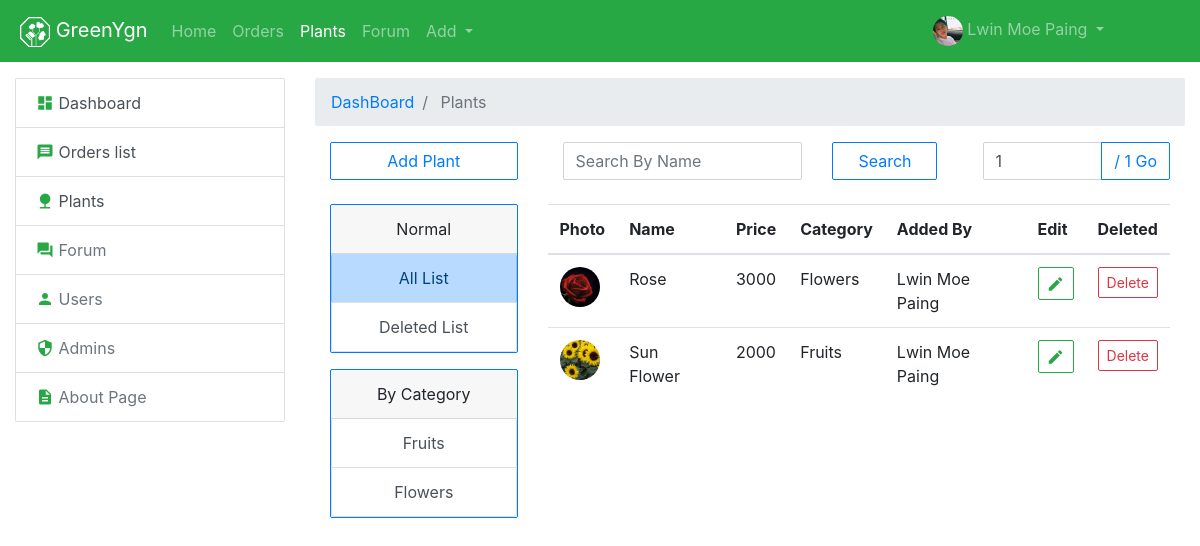
The page /gyadmin/superadmin/plants/index.php (signed in) on the database as committed earlier.
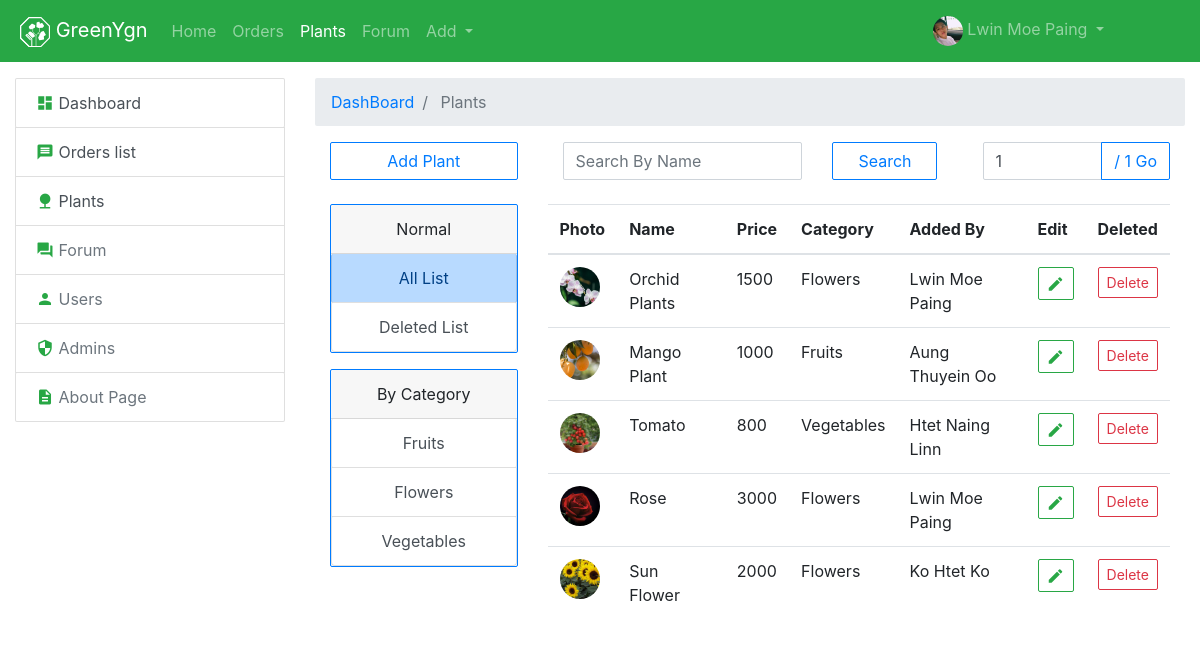
The same page on the database as committed later.
### tables this page shows
CREATE TABLE `category` (
  `id` int(11) NOT NULL,
  `name` varchar(100) DEFAULT NULL,
  `created_at` datetime DEFAULT NULL,
  `modified_at` datetime DEFAULT NULL,
  `deleted_at` datetime DEFAULT NULL
);

CREATE TABLE `plants` (
  `id` int(11) NOT NULL,
  `image` varchar(120) NOT NULL,
  `name` varchar(120) DEFAULT NULL,
  `price` int(11) NOT NULL,
  `category_id` int(11) NOT NULL,
  `admin_id` int(10) UNSIGNED NOT NULL,
  `deleted_at` datetime DEFAULT NULL,
  `created_at` datetime DEFAULT NULL,
  `modified_at` datetime DEFAULT NULL
);

### gyadmin/superadmin/plants/functions/index/getdata.php (called while the page is built, shortened)
<?php
if (isset($_GET['page']) && is_numeric($_GET['page'])) {
    $page = $_GET['page'];
} else {
    $page = 1;
}
$cat = (isset($_GET['cat_id']) && is_numeric($_GET['cat_id'])) ? "AND `p`.`category_id` = " . $_GET['cat_id'] : "";
$no_of_records_per_page = 10;
$offset = ($page-1) * $no_of_records_per_page;
$role = [
    '`p`.`id`',
    '`p`.`image`',
    '`p`.`name`',
    '`p`.`price`',
    '`p`.`admin_id`',
    '`p`.`deleted_at`'
];
$sql  = "SELECT " . implode(",",$role) . ", `cat`.`name` as `category_name`, `a`.`name` as `admin_name` FROM `plants` as `p`";
$sql .= " INNER JOIN `category` as `cat` ON  `p`.`category_id` = `cat`.`id` ";
$sql .= " INNER JOIN `admin` as `a` ON `p`.`admin_id` = `a`.`id` ";
$sql .= " WHERE `p`.`deleted_at`  IS NULL  $cat ORDER BY `p`.`id` DESC LIMIT $offset, $no_of_records_per_page ";
if($res = mysqli_query($conn, $sql)) {
    $result = array();
    while($row = mysqli_fetch_assoc($res)) {
       $result[] = $row;
    }
}
$sql = "SELECT * FROM `category` WHERE deleted_at IS NULL ";
    if($category = mysqli_query($conn, $sql)) {
        $category_list = array();
        while($row = mysqli_fetch_assoc($category)) {
            $category_list[] = $row;
        }
    } else {
        $_SESSION['errors'] = "ERRORS: " . mysqli_error($conn);
    }

### gyadmin/superadmin/plants/index.php (the view, shortened to what the changed rows need)
<?php
    require __DIR__. "/functions/index/getdata.php";
    require __DIR__ . "/../view/begin_header.php";
    require __DIR__ . "/../view/finish_header.php";
?>
    <div class="container-fluid mt-3">
        <div class="row">
            <div class="col-md-9">
                <div class="container-fluid">
                    <div class="row">
                        <div class="col-md-3">
                            <div class="card border-primary  text-center">
                               <div class="list-group">
                                        <?php
                                                foreach($category_list as $v) {
                                        ?>
                                                <a
                                                    href="/gyadmin/superadmin/plants/?cat_id=<?= $v['id'] ?>"
                                                    class="list-group-item list-group-item-action <?= (isset($_GET['cat_id']) && $_GET['cat_id'] == $v['id'])? "list-group-item-primary":"" ?>"
                                                >
                                                    <?= $v['name'] ?>
                                                </a>
                                        <?php
                                                }
                                        ?>
                               </div>
                            </div>
                        </div>
                        <div class="col-md-9">
                        <div class="table-responsive">
                            <table class="table">
                                <thead>
                                    <tr>
                                        <th scope="col">Photo</th>
                                        <th scope="col">Name</th>
                                        <th scope="col">Price</th>
                                        <th scope="col">Category</th>
                                        <th scope="col">Added By</th>
                                        <th class="" scope="col">Edit</th>
                                        <th class="" scope="col">Deleted</th>
                                    </tr>
                                </thead>
                                <tbody class="mm_font" id="table_row">
                                    <?php
                                        foreach($result as $k => $v) :
                                    ?>
                                    <tr class="">
                                            <td>
                                                <div class="AdminUserListTable" style="background-image: url('<?= $v['image'] ?>')">  </div>
                                            </td>
                                            <td> <?= $v['name'] ?> </td>
                                            <td> <?= $v['price'] ?> </td>
                                            <td> <?= $v['category_name'] ?> </td>
                                            <td> <?= $v['admin_name'] ?> </td>
                                            <td>
                                                <a class="btn btn-outline-success btn-sm " href="/gyadmin/superadmin/plants/edit.php?id=<?= $v['id'] ?>&page=<?= $page ?>" role="button">
                                                    <i class="material-icons md-18"> create </i>
                                                </a>
                                            </td>
                                            <td>
                                                <a
                                                    class="btn btn-outline-danger btn-sm "
                                                    href="/gyadmin/superadmin/plants/functions/delete/delete.php?id=<?= $v['id'] ?>&page=<?= $page ?>"
                                                    role="button"
                                                    onclick="if(!confirm('Are You Sure')) return false;"
                                                >
                                                    Delete
                                                </a>
                                            </td>
                                    </tr>
                                    <?php
                                        endforeach;
                                    ?>
                                </tbody>
                            </table>
                        </div>
                        </div>
                    </div>
                </div>
            </div>
        </div>
    </div>
<?php
    require __DIR__ . "/../view/finish_footer.php";
?>

Rows that differ between the two databases and show on the page:
added category: name "Vegetables"
added plants: image (picture), name "Orchid Plants", price "1500", category.name "Flowers", admin.name "Lwin Moe Paing"
added plants: image (picture), name "Mango Plant", price "1000", category.name "Fruits", admin.name "Aung Thuyein Oo"
added plants: image (picture), name "Tomato", price "800", category.name "Vegetables", admin.name "Htet Naing Linn"
changed plants "Sun Flower": category.name "Fruits" → "Flowers"; admin.name "Lwin Moe Paing" → "Ko Htet Ko"
